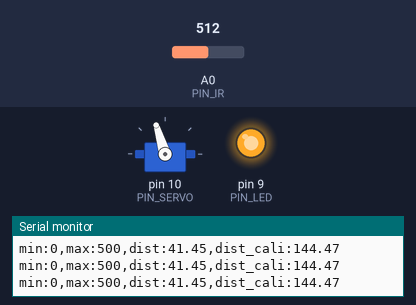
Bench run of a sketch on a simulated Arduino Uno, built with avr-gcc and run on an emulated ATmega328P. On the bench: servo, output pins drawn as LEDs (lit = HIGH), the last lines printed to the serial monitor. The test bench sets the inputs (shaded band); at power-on: A0 (PIN_IR) = 512.

Above: at 1.2 s.
1.3 s: A0 (PIN_IR) set to 366
4.3 s: A0 (PIN_IR) set to 345
At 4.6 s:
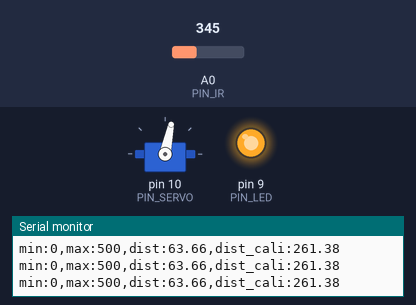
5.8 s: A0 (PIN_IR) set to 511
At 6.9 s:
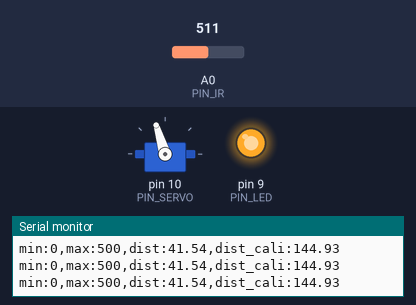
8.8 s: A0 (PIN_IR) set to 306
At 9.3 s:
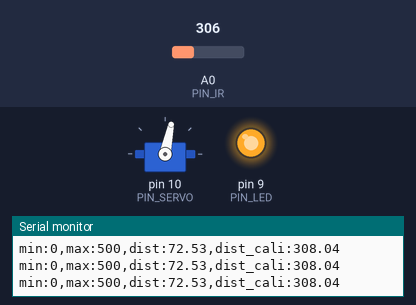
Timing chart, 0 to 11.3 s (numbered marks = the images above; inputs shaded):
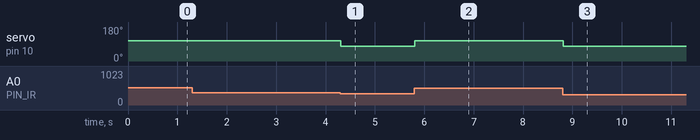

Measured:
- the behaviour switches between 352 and 351 on A0 (PIN_IR) (found by bisection; images 0 and 1)
- after the input at 4.3 s, servo on pin 10 (PIN_SERVO): 107° → 78° at once
- after the input at 5.8 s, servo on pin 10 (PIN_SERVO): 78° → 107° at once
- after the input at 8.8 s, servo on pin 10 (PIN_SERVO): 107° → 78° at once

The sketch:

21_bbc_20203158.ino
```cpp
// Arduino pin assignment
#include <Servo.h>
#define PIN_IR A0
#define PIN_LED 9
#define PIN_SERVO 10
#define _DIST_ALPHA 0.3
int a, b; // unit: mm
Servo myservo;

void setup() {
// initialize GPIO pins
  myservo.attach(PIN_SERVO);
  myservo.writeMicroseconds(1500);
  pinMode(PIN_LED,OUTPUT);
  digitalWrite(PIN_LED, 1);
// initialize serial port
  Serial.begin(57600);
  a = 33;
  b = 90;
}
float ir_distance(void){ // return value unit: mm
  float val;
  float volt = float(analogRead(PIN_IR));
  val = pow((volt / 1893.9), -1.087) * 10;
  return val;
}
void loop() {
  float raw_dist = ir_distance();
  float dist_cali = 100 + 300.0 / (b - a) * (raw_dist - a);
  Serial.print("min:0,max:500,dist:");
  Serial.print(raw_dist);
  Serial.print(",dist_cali:");
  Serial.println(dist_cali);
  if(dist_cali > 255)
    myservo.writeMicroseconds(1350);
  else
    myservo.writeMicroseconds(1650);
}
```
